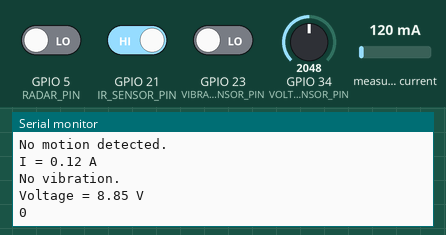
A program run on a simulated ESP32. Parts: the last lines printed to the serial monitor. Inputs (shaded band) come from the test bench; at power-on: GPIO 5 (RADAR_PIN) LOW, GPIO 23 (VIBRATION_SENSOR_PIN) LOW, measured current 120 mA, GPIO 34 (VOLTAGE_SENSOR_PIN) = 2048, GPIO 21 (IR_SENSOR_PIN) HIGH.

Above: at 1.8 s.
1.9 s: GPIO 5 (RADAR_PIN) driven HIGH
4.5 s: GPIO 23 (VIBRATION_SENSOR_PIN) driven HIGH
7.5 s: measured current set to 40 mA
At 8.8 s:
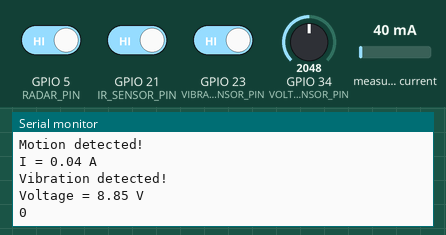
9.0 s: GPIO 34 (VOLTAGE_SENSOR_PIN) set to 2866
At 9.8 s:
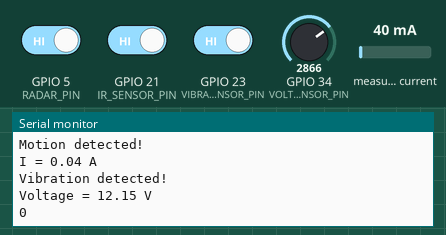
10.5 s: measured current set to 500 mA
12.0 s: GPIO 34 (VOLTAGE_SENSOR_PIN) set to 3603
At 12.5 s:
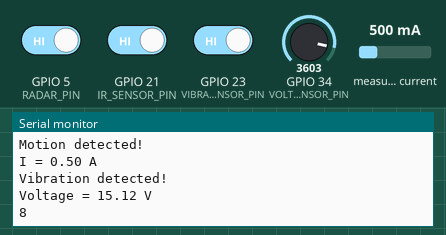
Timing chart, 0 to 14.5 s (numbered marks = the images above; inputs shaded):
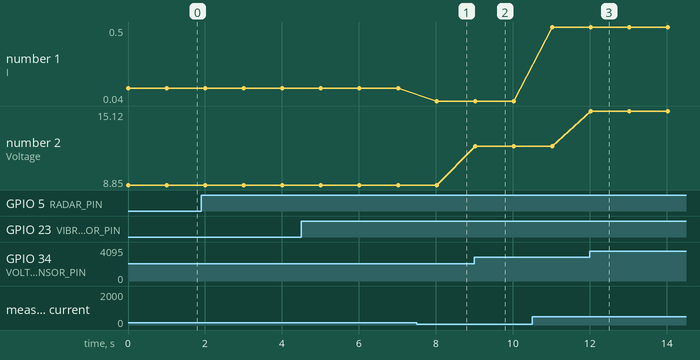

The program:

main.cpp
```cpp
#include <Arduino.h>
#include "ACS712.h"

#define RADAR_PIN 5  // Connect OUT of RCWL-0516 to GPIO 5

ACS712 sensor(ACS712_30A, 34);

#define IR_SENSOR_PIN 21  // Connect OUT of HW-488 to GPIO 21
#define VIBRATION_SENSOR_PIN 23
#define VOLTAGE_SENSOR_PIN 34

const int motorPin = 13;
const int pwmFreq = 20000;        // Tần số PWM: 5 kHz
const int pwmChannel = 0;        // Kênh PWM
const int pwmResolution = 8;     // Độ phân giải 8 bit (0-255)
const int maxSpeed = 255;        // Maximum speed

// Voltage sensor calibration
const float voltageDividerRatio = 5.0; // For 0-25V sensors with a 5:1 divider
const float adcResolution = 3.3 / 4095.0; // Assuming a 12-bit ADC (ESP32)

void setup() {
  Serial.begin(115200);

  Serial.println("Calibrating... Ensure that no current flows through the sensor at this moment");
  int zero = sensor.calibrate();
  Serial.println("Done!");
  Serial.println("Zero point for this sensor = " + zero);

  pinMode(RADAR_PIN, INPUT);

  pinMode(IR_SENSOR_PIN, INPUT);

  pinMode(VIBRATION_SENSOR_PIN, INPUT);

  pinMode(VOLTAGE_SENSOR_PIN, INPUT);
}

void loop() {
  int motionDetected = digitalRead(RADAR_PIN);

  int sensorValue = digitalRead(IR_SENSOR_PIN);

  if (motionDetected == HIGH) {
    Serial.println("Motion detected!");
  } else {
    Serial.println("No motion detected.");
  }

  // Read current from sensor
  float I = sensor.getCurrentDC();
  Serial.println(String("I = ") + I + " A");

  int vibrationSensorValue = digitalRead(VIBRATION_SENSOR_PIN);

  if (vibrationSensorValue == HIGH) {
    Serial.println("Vibration detected!");
  } else {
    Serial.println("No vibration.");
  }

  // Read voltage from the voltage sensor
  int rawVoltage = analogRead(VOLTAGE_SENSOR_PIN);
  float measuredVoltage = rawVoltage * adcResolution * voltageDividerRatio + 0.6;
  Serial.println(String("Voltage = ") + measuredVoltage + " V");

  float temp;
  int val11=rawVoltage;
  temp=val11/4.092;
  val11=(int)temp;//
  int val2=((val11%100)/10);
  Serial.println(val2);

  delay(1000);  // Reduce signal read frequency
}
```

Measured:
- after the input at 7.5 s, the serial monitor: prints a new line after 0.52 s (image 1)
- after the input at 9.0 s, the serial monitor: prints a new line at once (image 2)
- after the input at 12.0 s, the serial monitor: prints a new line at once (image 3)
- plotted number 1: 0.12 → 0.04 after the input at 7.5 s, 0.04 → 0.5 after the input at 10.5 s
- plotted number 2: 8.85 → 12.15 after the input at 9.0 s, 12.15 → 15.12 after the input at 12.0 s
